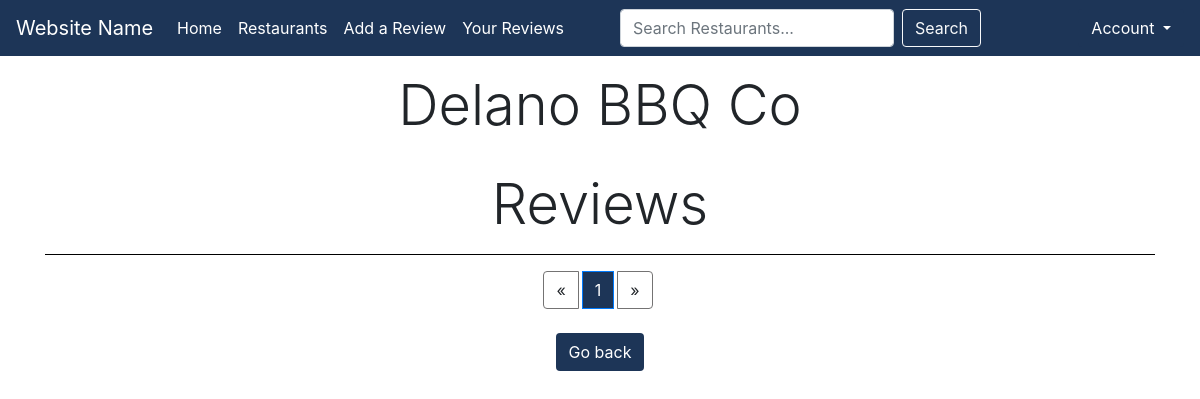
/all-reviews/81/ (signed in), run on an earlier commit of the app's database.
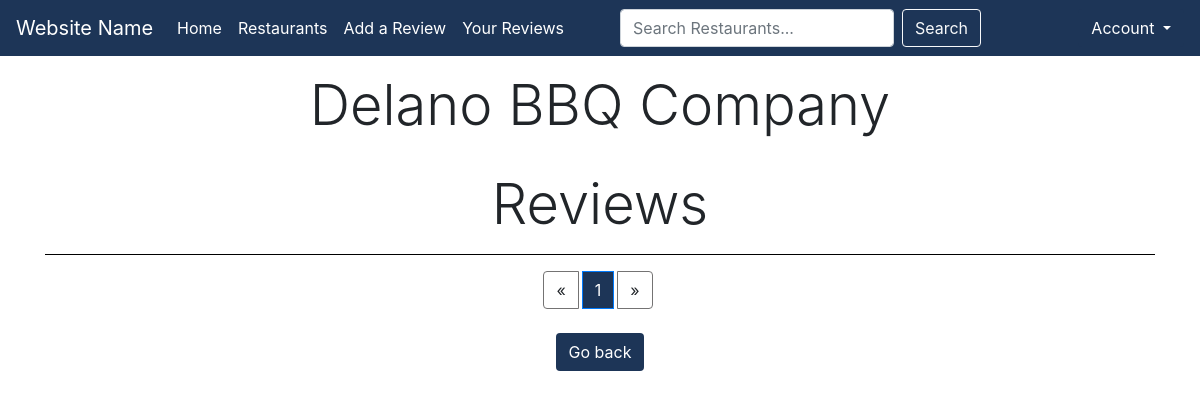
And on a later commit of the database.
### restaurants/models.py (models this page shows, shortened)
class Restaurant(models.Model):
    name = models.CharField(max_length=100, null=False)
    tags = models.CharField(max_length=50, null=True)
    class Meta:
        db_table = "restaurant"

### restaurants/views.py (the view)
# urls.py: path("all-reviews/<str:pk>/", views.allReviews, name="all-reviews"),
def allReviews(request, pk):
    restaurant = Restaurant.objects.get(id=pk)
    try:
        reviews = Rating.objects.filter(restaurant__id=pk)
        paginator = Paginator(reviews, 10)
        page_number = request.GET.get('page', 1)
        page_obj = paginator.get_page(page_number)
        page_obj.adjusted_elided_pages = paginator.get_elided_page_range(page_number, on_each_side=2)
        context = {'restaurant': restaurant,  'reviews': reviews, 'page_obj': page_obj}
    except:
        context = {'restaurant': restaurant}
        redirect('restaurant/' + pk)
    return render(request, "restaurants/all-restaurant-reviews.html", context)

### restaurants/templates/restaurants/all-restaurant-reviews.html (shortened to what this page needs)
{% extends 'restaurants/base.html' %}
{% block content %}
  <div>
      <h1 class="display-4 text-center">{{restaurant.name}}</h1>
      <br>
  </div>
<div class="container">
    <h1 class="display-4 text-center">Reviews</h1>
  <hr size="10" color="#000000" noshade>
  <nav class="mt-3" aria-label="Page navigation">
    <ul class="pagination justify-content-center flex-wrap mt-2 mb-4">
      {% if page_obj.has_previous %}
          <li class="page-item mr-1"><a class="page-link" href="?page={{ page_obj.previous_page_number }}">&laquo;</a></li>
      {% else %}
          <li class="page-item mr-1"><a class="page-link">&laquo;</a></li>
      {% endif %}
      {% for i in page_obj.adjusted_elided_pages|default_if_none:page_obj.paginator.get_elided_page_range %}
          {% if page_obj.number == i %}
              <li class="active page-item mr-1"><span class="page-link" id="activeItem">{{ i }} <span class="sr-only">(current)</span></span>
              </li>
          {% else %}
              {% if i == page_obj.paginator.ELLIPSIS %}
                  <li class="page-item mr-1"><a class="page-link">{{ i }}</a></li>
              {% else %}
                  <li class="page-item mr-1"><a class="page-link" href="?page={{ i }}">{{ i }}</a></li>
              {% endif %}
          {% endif %}
      {% endfor %}
      {% if page_obj.has_next %}
          <li class="page-item mr-1"><a class="page-link" href="?page={{ page_obj.next_page_number }}">&raquo;</a></li>
      {% else %}
          <li class="page-item mr-1"><a class="page-link">&raquo;</a></li>
      {% endif %}
  </ul></nav>
    <div class="d-flex justify-content-center">
        <a class="btn darkBlue mb-1" href="{% url 'restaurant' restaurant.id %}">Go back</a>
    </div>
</div>
{% endblock %}

### restaurants/templates/restaurants/base.html (shortened to what this page needs)
<!DOCTYPE html>
<html>
    <head>
        <link rel="stylesheet" href="https://stackpath.bootstrapcdn.com/bootstrap/4.3.1/css/bootstrap.min.css">
        <link href="https://cdn.jsdelivr.net/npm/select2@4.1.0-rc.0/dist/css/select2.min.css" rel="stylesheet" />
    </head>
    <body>
        <nav class="navbar sticky-top navbar-expand-lg navbar-dark mb-3" style="background-color: #1d3557">
            <a class="navbar-brand" href="/">Website Name</a>
            <div class="collapse navbar-collapse justify-content-between" id="navbarNavDropdown">
                <ul class="navbar-nav">
                    <li class="nav-item">
                        <a class="nav-link active" href="/">Home</a>
                    </li>
                    <li class="nav-item">
                        <a class="nav-link active" href="{% url 'restaurants' %}">Restaurants</a>
                    </li>
                    <li class="nav-item">
                        <a class="nav-link active" href="{% url 'addrating' %}">Add a Review</a>
                    </li>
                    {% if request.user.is_authenticated %}
                    <li class="nav-item">
                        <a class="nav-link active" href="{% url 'ratings' %}">Your Reviews</a>
                    </li>
                    {% endif %}
                    <form class="form-inline mb-0 ml-5" action="{% url 'restaurants' %}" method="POST">
                        <input class="form-control mr-sm-2" method="POST" type="search" placeholder="Search Restaurants..." aria-label="Search" name="search">
                        <button id="searchButton" class="btn btn-outline-light my-2 my-sm-0" type="submit">Search</button>
                    </form>
                </ul>
            </div>
            <div class="dropdown">
                <button class="btn darkBlue dropdown-toggle" type="button" id="dropdownMenuButton" data-toggle="dropdown" aria-haspopup="true" aria-expanded="false">
                    Account
                </button>
              </div>
        </nav>
        <div id="content", name="content">
            {% block content %}
            {% endblock %}
        </div>
    </body>
</html>

### restaurants/templates/restaurants/base.html (style rules this page uses)
.darkBlue { background-color: #1d3557; color: white; }
.nav-link { border-radius:5px; }

### restaurants/templates/restaurants/all-restaurant-reviews.html (style rules this page uses)
.darkBlue { background-color: #1d3557; color: white; }
.page-link { border-color: #747373; }
#activeItem { background-color: #1d3557; }

What changed in the data, as far as the page shows it:
changed Restaurant: name "Delano BBQ Co" → "Delano BBQ Company"
